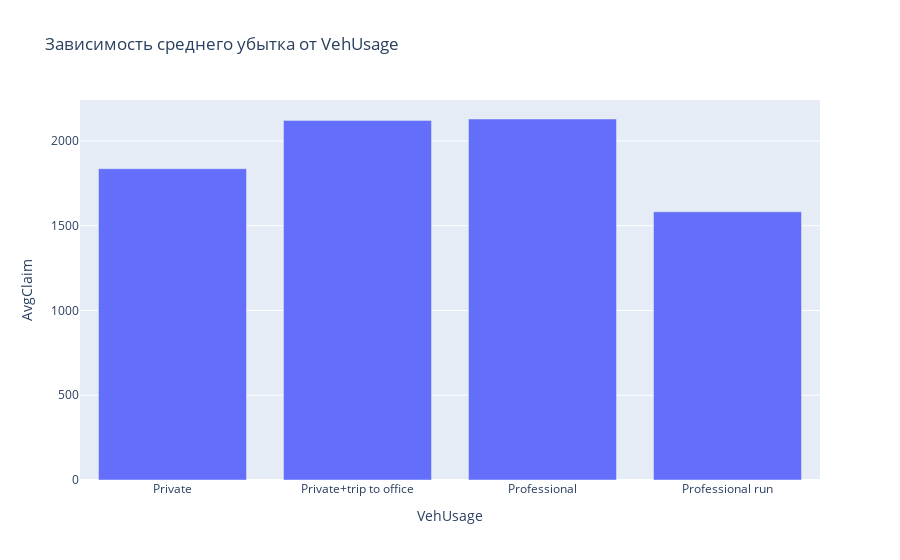

Notebook code cell kept with this figure:
### Code cell
fig = px.bar(df_group_VU, x='VehUsage', y='AvgClaim', title='Зависимость среднего убытка от VehUsage')
fig.show()

### Figure 1 — Plotly figure (JSON) as saved in the notebook; plotly's stock layout.template omitted (floating-point values rounded to 4 significant figures)
{"data": [{"alignmentgroup": "True", "hoverlabel": {"namelength": 0}, "hovertemplate": "VehUsage=%{x}<br>AvgClaim=%{y}", "legendgroup": "", "marker": {"color": "#636efa"}, "name": "", "offsetgroup": "", "orientation": "v", "showlegend": false, "textposition": "auto", "type": "bar", "x": ["Private", "Private+trip to office", "Professional", "Professional run"], "xaxis": "x", "y": [1836.0, 2121.0, 2129.0, 1582.0], "yaxis": "y"}], "layout": {"barmode": "relative", "legend": {"tracegroupgap": 0}, "title": {"text": "Зависимость среднего убытка от VehUsage"}, "xaxis": {"anchor": "y", "domain": [0, 1], "title": {"text": "VehUsage"}}, "yaxis": {"anchor": "x", "domain": [0, 1], "title": {"text": "AvgClaim"}}}}
